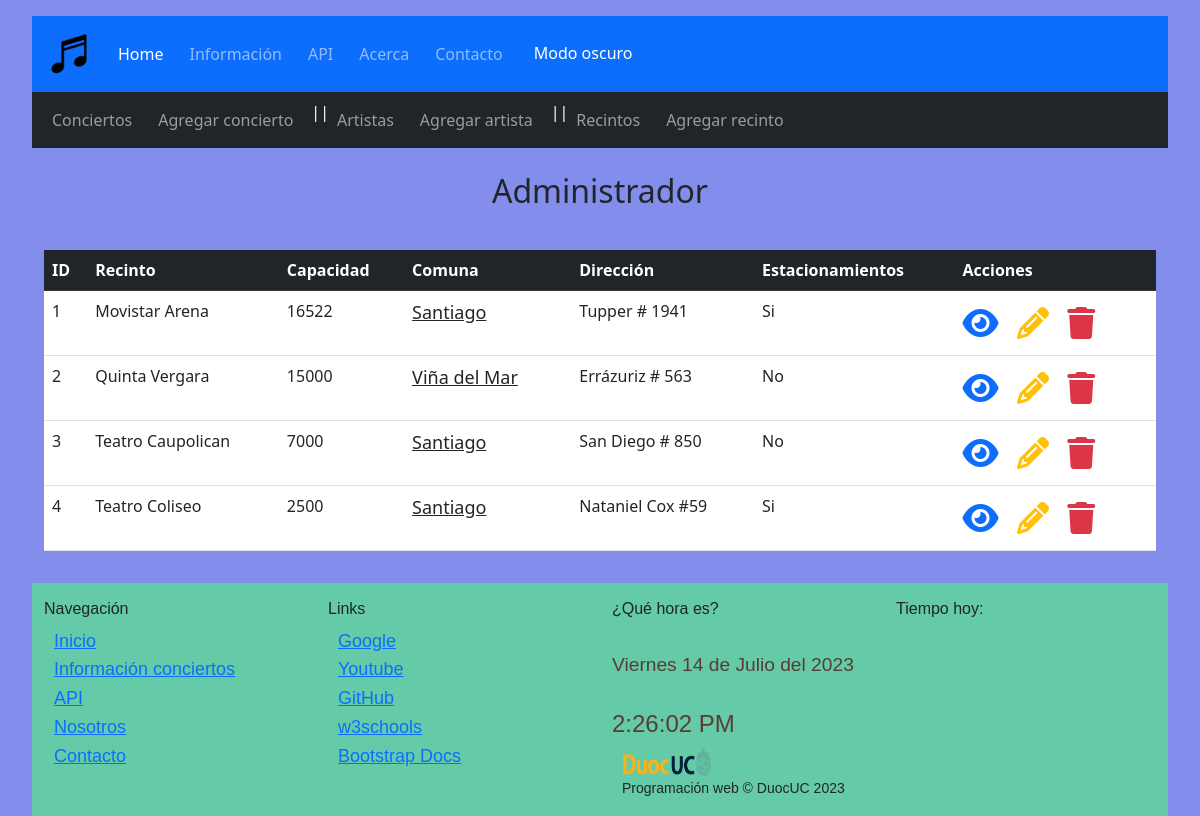
The page /crud/recintos/ on the database its author committed.
### crud/models.py (models this page shows, shortened)
class Recinto(models.Model):
    idRecinto = models.AutoField(primary_key=True, verbose_name='idRecinto')
    nomRecinto = models.CharField(verbose_name='Recinto', max_length=80)
    capacidad = models.IntegerField(verbose_name='Capacidad')
    comuna = models.CharField(verbose_name='Comuna', max_length=50)
    direccion = models.CharField(verbose_name='Dirección', max_length=250)
    estacionamiento = models.CharField(verbose_name='Estacionamiento', max_length=3)

### crud/views.py (the view)
# urls.py: path('recintos/', lista_recintos, name='recintos'),
def lista_recintos(request):
    context = {'recinto': Recinto.objects.all()}
    return render(request,'crud/recintos.html',context)

### crud/templates/crud/recintos.html (shortened to what this page needs)
{% extends 'crud/base.html' %}
{% load static %}
{% block first_content %}
<div class="container my-2 py-3 text-dark text-center rounded">
    <h2>Administrador</h2>
</div>
{% endblock %}
{% block second_content %}
<div class="container-fluid my-2">
    <div class="table-responsive">
        <table class="table">
            <thead class="table-dark">
                <tr>
                    <th>ID</th>
                    <th>Recinto</th>
                    <th>Capacidad</th>
                    <th>Comuna</th>
                    <th>Dirección</th>
                    <th>Estacionamientos</th>
                    <th>Acciones</th>
                </tr>
            </thead>
            <tbody>
                {% for r in recinto %}
                <tr>
                    <td>{{r.idRecinto}}</td>
                    <td>{{r.nomRecinto}}</td>
                    <td>{{r.capacidad}}</td>
                    <td><a class=" text-dark" href="recintos/comuna/{{r.comuna}}">{{r.comuna}}</td>
                    <td>{{r.direccion}}</td>
                    <td>{{r.estacionamiento}}</td>
                    <td>
                        <a class="text-decoration-none" href="{% url 'recintos-info' recinto_id=r.idRecinto %}">
                            <span class="text-primary fs-2">
                                <i class="fa-solid fa-eye"></i>
                            </span>
                        </a>
                        <a class="text-decoration-none" href="{% url 'recintos-editar' recinto_id=r.idRecinto %}">
                            <span class="text-warning fs-2">
                                <i class="fa-solid fa-pencil"></i>
                            </span>
                        </a>
                        <a class="text-decoration-none" href="{% url 'recintos-borrar' recinto_id=r.idRecinto %}">
                            <span class="text-danger fs-2">
                                <i class="fa-solid fa-trash"></i>
                            </span>
                        </a>
                    </td>
                </tr>
                {% endfor %}
            </tbody>
        </table>
    </div>
</div>
{% endblock %}

### core/static/css/styles.css (style rules this page uses)
a { margin-right: 10px; font-size: large; }
body { background-color: rgb(131, 141, 236); background-blend-mode: darken ; padding-top: 1rem; padding-left: 2rem; padding-right: 2rem; }

### rows shown on the page
Recinto: idRecinto "1", nomRecinto "Movistar Arena", capacidad "16522", comuna "Santiago", direccion "Tupper # 1941", estacionamiento "Si"
Recinto: idRecinto "2", nomRecinto "Quinta Vergara", capacidad "15000", comuna "Viña del Mar", direccion "Errázuriz # 563", estacionamiento "No"
Recinto: idRecinto "3", nomRecinto "Teatro Caupolican", capacidad "7000", comuna "Santiago", direccion "San Diego # 850", estacionamiento "No"
Recinto: idRecinto "4", nomRecinto "Teatro Coliseo", capacidad "2500", comuna "Santiago", direccion "Nataniel Cox #59", estacionamiento "Si"
